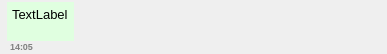
<?xml version="1.0" encoding="UTF-8"?>
<ui version="4.0">
 <class>ChatIncomingMessage</class>
 <widget class="QWidget" name="ChatIncomingMessage">
  <property name="geometry">
   <rect>
    <x>0</x>
    <y>0</y>
    <width>387</width>
    <height>54</height>
   </rect>
  </property>
  <property name="windowTitle">
   <string>Form</string>
  </property>
  <layout class="QVBoxLayout" name="verticalLayout" stretch="1,0">
   <property name="spacing">
    <number>0</number>
   </property>
   <property name="leftMargin">
    <number>0</number>
   </property>
   <property name="topMargin">
    <number>2</number>
   </property>
   <property name="rightMargin">
    <number>0</number>
   </property>
   <property name="bottomMargin">
    <number>2</number>
   </property>
   <item>
    <widget class="QFrame" name="frame">
     <layout class="QHBoxLayout" name="horizontalLayout">
      <property name="spacing">
       <number>0</number>
      </property>
      <property name="leftMargin">
       <number>0</number>
      </property>
      <property name="topMargin">
       <number>0</number>
      </property>
      <property name="rightMargin">
       <number>0</number>
      </property>
      <property name="bottomMargin">
       <number>0</number>
      </property>
      <item>
       <widget class="QLabel" name="label">
        <property name="text">
         <string/>
        </property>
        <property name="pixmap">
         <pixmap resource="resources.qrc">:/res/bitmaps/in_arraw.png</pixmap>
        </property>
        <property name="alignment">
         <set>Qt::AlignLeading|Qt::AlignLeft|Qt::AlignTop</set>
        </property>
       </widget>
      </item>
      <item>
       <widget class="QLabel" name="labelMessage">
        <property name="styleSheet">
         <string notr="true">background-color: rgb(224, 255, 224);
font-size: 10pt;
padding: 2px;
</string>
        </property>
        <property name="text">
         <string>TextLabel</string>
        </property>
        <property name="alignment">
         <set>Qt::AlignLeading|Qt::AlignLeft|Qt::AlignTop</set>
        </property>
       </widget>
      </item>
      <item>
       <spacer name="horizontalSpacer">
        <property name="orientation">
         <enum>Qt::Horizontal</enum>
        </property>
        <property name="sizeHint" stdset="0">
         <size>
          <width>40</width>
          <height>0</height>
         </size>
        </property>
       </spacer>
      </item>
     </layout>
    </widget>
   </item>
   <item>
    <widget class="QLabel" name="labelStatus">
     <property name="styleSheet">
      <string notr="true">font-size: 7pt;
font-weight: bold;
margin-left: 8px;
color: gray;</string>
     </property>
     <property name="text">
      <string>14:05</string>
     </property>
    </widget>
   </item>
  </layout>
 </widget>
 <resources>
  <include location="resources.qrc"/>
 </resources>
 <connections/>
</ui>
